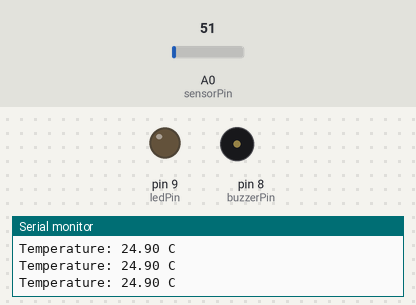
A sketch run on a simulated Arduino Uno, built with avr-gcc and run on an emulated ATmega328P. Shown: output pins drawn as LEDs (lit = HIGH), buzzer (waves = sounding, pin HIGH), the last lines printed to the serial monitor. The test bench sets the inputs (shaded band); at power-on: A0 (sensorPin) = 51.

Above: at 1.3 s.
1.4 s: A0 (sensorPin) set to 67
At 2.0 s:
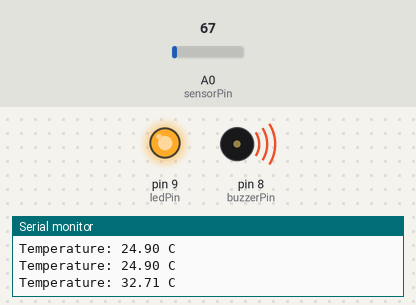
3.0 s: A0 (sensorPin) set to 61
At 4.2 s:
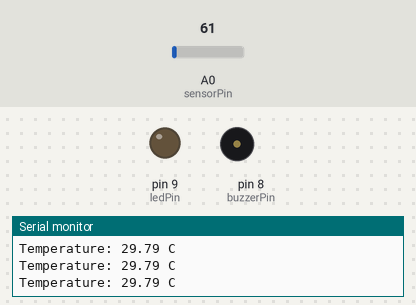
4.5 s: A0 (sensorPin) set to 71
At 5.6 s:
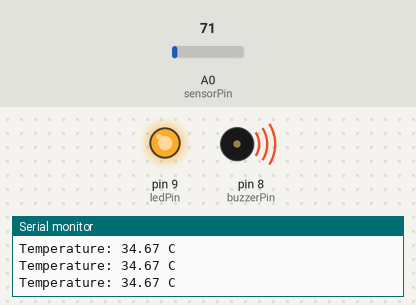
Timing chart, 0 to 7.5 s (numbered marks = the images above; inputs shaded):
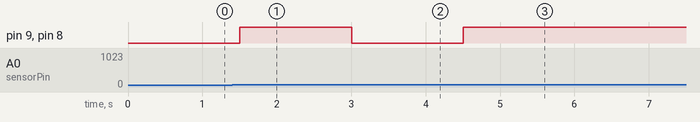

Measured:
- the behaviour switches between 61 and 62 on A0 (sensorPin) (found by bisection; images 0 and 1)
- after the input at 1.4 s, pin 9 (ledPin), pin 8 (buzzerPin): LOW → HIGH after 0.10 s
- after the input at 3.0 s, pin 9 (ledPin), pin 8 (buzzerPin): HIGH → LOW at once
- after the input at 4.5 s, pin 9 (ledPin), pin 8 (buzzerPin): LOW → HIGH at once

The sketch:

Temperature_Alarm_System.ino
```cpp
const int sensorPin = A0;
const int buzzerPin = 8;
const int ledPin = 9;

void setup() {
  Serial.begin(9600);
  pinMode (buzzerPin, OUTPUT);
  pinMode (ledPin, OUTPUT);
}

void loop()
{
  int sensorValue = analogRead(sensorPin);
  float voltage = sensorValue * (5.0 / 1024.0);
  float temperature = voltage * 100.0; // LM35: 10mV = 1°C
  Serial.print("Temperature: ");
  Serial.print(temperature);
  Serial.println(" C");
  const float TEMP_MAX = 30.0;
  if (temperature > TEMP_MAX)
  {
    digitalWrite(buzzerPin, HIGH);
    digitalWrite(ledPin, HIGH);
   }
  else
    {
      digitalWrite(buzzerPin, LOW);
      digitalWrite(ledPin, LOW);
    }
  delay(500);
}
```
